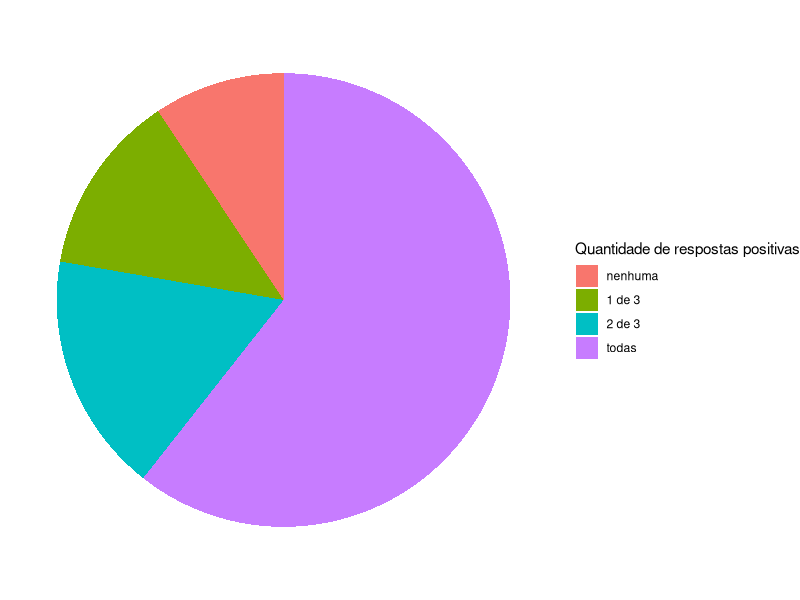

The R source for this figure:
library(tidyverse)
library(tidyr)
library(readxl)

df <- read_xlsx('ict_in_government.xlsx')

respostas <- c(
    'nenhuma',
    '1 de 3',
    '2 de 3',
    'todas'
)

df_2024 <- df %>% 
    filter(Year == 2024) %>%
    mutate(Soma_Respostas_Positivas = Indicator_1 + Indicator_2 + Indicator_3) %>%
    mutate(Total_Respostas = length(Soma_Respostas_Positivas))

df_2024_0 = df_2024 %>%
    filter(Soma_Respostas_Positivas == 0) %>%
    mutate(Quantidade_0_Respostas = length(Soma_Respostas_Positivas)) %>%
    mutate(Porcentagem_0_Respostas = Quantidade_0_Respostas / Total_Respostas) %>%
    select(Porcentagem_0_Respostas)

df_2024_1 = df_2024 %>%
    filter(Soma_Respostas_Positivas == 1) %>%
    mutate(Quantidade_1_Respostas = length(Soma_Respostas_Positivas)) %>%
    mutate(Porcentagem_1_Respostas = Quantidade_1_Respostas / Total_Respostas) %>%
    select(Porcentagem_1_Respostas)

df_2024_2 = df_2024 %>%
    filter(Soma_Respostas_Positivas == 2) %>%
    mutate(Quantidade_2_Respostas = length(Soma_Respostas_Positivas)) %>%
    mutate(Porcentagem_2_Respostas = Quantidade_2_Respostas / Total_Respostas) %>%
    select(Porcentagem_2_Respostas)

df_2024_3 = df_2024 %>%
    filter(Soma_Respostas_Positivas == 3) %>%
    mutate(Quantidade_3_Respostas = length(Soma_Respostas_Positivas)) %>%
    mutate(Porcentagem_3_Respostas = Quantidade_3_Respostas / Total_Respostas) %>%
    select(Porcentagem_3_Respostas)

df_wide <- data.frame(
    R0 = unique(df_2024_0$Porcentagem_0_Respostas),
    R1 = unique(df_2024_1$Porcentagem_1_Respostas),
    R2 = unique(df_2024_2$Porcentagem_2_Respostas),
    R3 = unique(df_2024_3$Porcentagem_3_Respostas) 
) %>% 
pivot_longer(
    cols = everything(),
    names_to = "Quantidade_Respostas_Positivas",
    values_to = "Porcentagem"
) %>% 
ggplot(aes(x = "", y = Porcentagem, fill = Quantidade_Respostas_Positivas)) +
      geom_bar(stat = "identity", width=1) +
      coord_polar("y", start=0) +
      theme_void() +
      scale_fill_discrete(
          name = 'Quantidade de respostas positivas',
          labels = c('nenhuma', '1 de 3', '2 de 3', 'todas')
      )

ggsave(
    'C:/Users/lazar/Master-Dissertation/figuras/ticegov_soma_respostas_positivas.png', 
    dpi=300,
    width = 25.4,
    height = 15.24,
    units = "cm"
)
